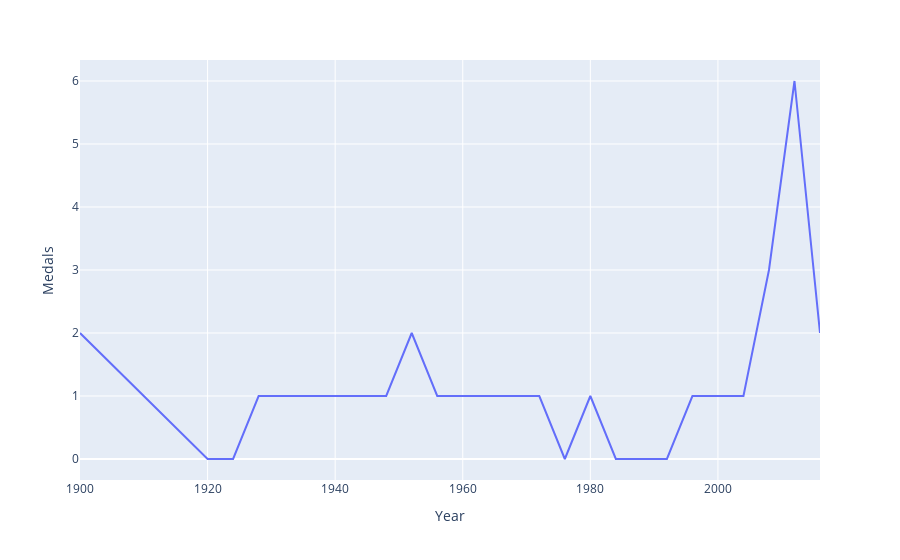

This figure's notebook cell:
### Code cell
fig = px.line(df5 , x = df5.index , y = "Medals")
fig.show()

### Figure 1 — Plotly figure (JSON) as saved in the notebook; plotly's stock layout.template omitted (floating-point values rounded to 4 significant figures)
{"data": [{"hovertemplate": "Year=%{x}<br>Medals=%{y}<extra></extra>", "legendgroup": "", "line": {"color": "#636efa", "dash": "solid"}, "marker": {"symbol": "circle"}, "mode": "lines", "name": "", "orientation": "h", "showlegend": false, "type": "scatter", "x": [1900, 1920, 1924, 1928, 1932, 1936, 1948, 1952, 1956, 1960, 1964, 1968, 1972, 1976, 1980, 1984, 1988, 1992, 1996, 2000, 2004, 2008, 2012, 2016], "xaxis": "x", "y": [2, 0, 0, 1, 1, 1, 1, 2, 1, 1, 1, 1, 1, 0, 1, 0, 0, 0, 1, 1, 1, 3, 6, 2], "yaxis": "y"}], "layout": {"legend": {"tracegroupgap": 0}, "margin": {"t": 60}, "xaxis": {"anchor": "y", "domain": [0, 1], "title": {"text": "Year"}}, "yaxis": {"anchor": "x", "domain": [0, 1], "title": {"text": "Medals"}}}}
